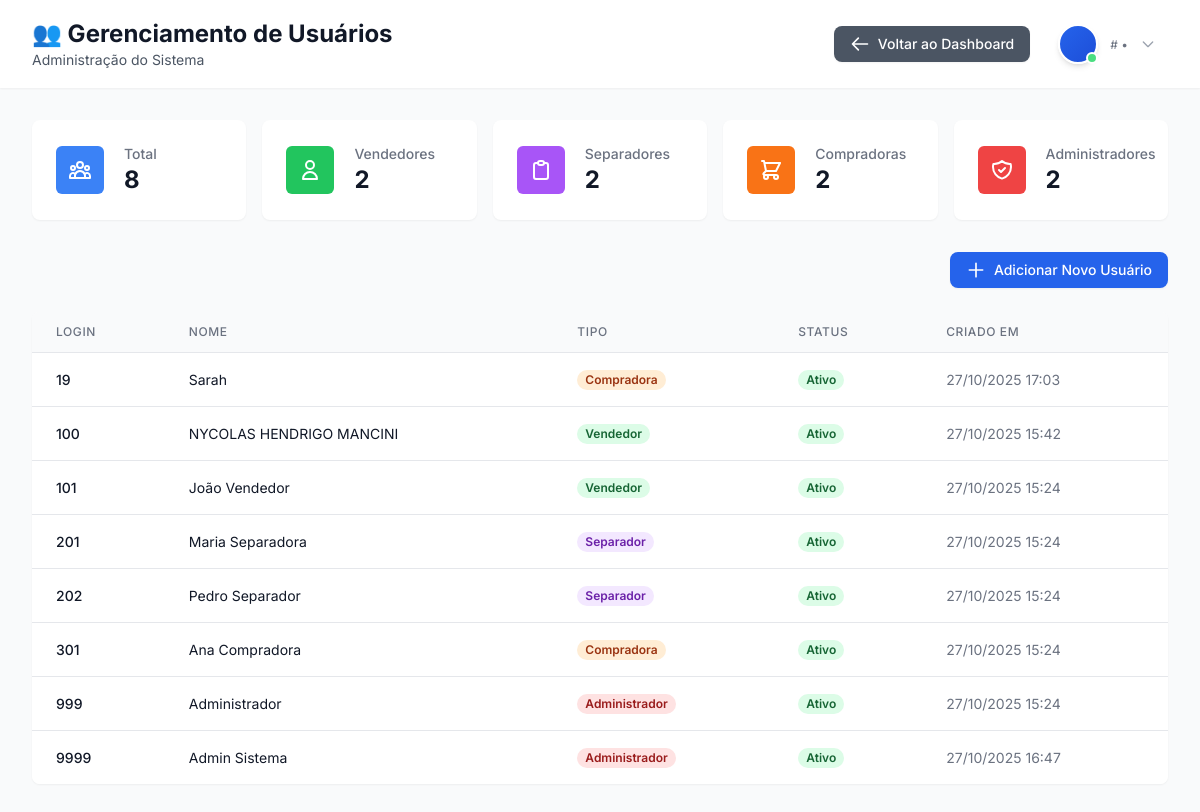
Screenshot of /usuarios/ (signed in) with the database file from the repository.
### core/models.py (models this page shows, shortened)
class Usuario(AbstractBaseUser):
    numero_login = models.IntegerField(
        unique=True,
        verbose_name='Número de Login',
        help_text='Número único para identificação do usuário'
    )
    nome = models.CharField(
        max_length=200,
        verbose_name='Nome Completo'
    )
    tipo = models.CharField(
        max_length=20,
        choices=TipoUsuario.choices,
        default=TipoUsuario.SEPARADOR,
        verbose_name='Tipo de Usuário'
    )
    ativo = models.BooleanField(
        default=True,
        verbose_name='Ativo'
    )
    is_admin = models.BooleanField(
        default=False,
        verbose_name='Administrador'
    )
    criado_em = models.DateTimeField(
        auto_now_add=True,
        verbose_name='Criado em'
    )
    atualizado_em = models.DateTimeField(
        auto_now=True,
        verbose_name='Atualizado em'
    )
    objects = UsuarioManager()
    USERNAME_FIELD = 'numero_login'
    REQUIRED_FIELDS = ['nome']
    class Meta:
        verbose_name = 'Usuário'
        verbose_name_plural = 'Usuários'
        ordering = ['numero_login']

### core/presentation/web/views.py (the view)
# urls.py: path('usuarios/', AdminPanelView.as_view(), name='admin_panel'),  # Painel Admin
@method_decorator(login_required, name='dispatch')
class AdminPanelView(View):
    template_name = 'admin_panel.html'
    def dispatch(self, request, *args, **kwargs):
        usuario = Usuario.objects.get(id=request.session.get('usuario_id'))
        if not usuario.is_admin:
            messages.error(request, 'Acesso negado. Apenas administradores podem acessar esta página.')
            return redirect('dashboard')
        return super().dispatch(request, *args, **kwargs)
    def get(self, request):
        usuarios = Usuario.objects.all().order_by('numero_login')
        total_usuarios = usuarios.count()
        por_tipo = {
            'VENDEDOR': usuarios.filter(tipo='VENDEDOR').count(),
            'SEPARADOR': usuarios.filter(tipo='SEPARADOR').count(),
            'COMPRADORA': usuarios.filter(tipo='COMPRADORA').count(),
            'ADMINISTRADOR': usuarios.filter(tipo='ADMINISTRADOR').count(),
        }
        context = {
            'usuarios': usuarios,
            'total_usuarios': total_usuarios,
            'estatisticas': por_tipo,
        }
        return render(request, self.template_name, context)

### templates/admin_panel.html (shortened to what this page needs)
{% extends "base.html" %}
{% block content %}
<div class="min-h-screen bg-gray-50">
    <header class="bg-white shadow-sm">
        <div class="max-w-7xl mx-auto px-4 sm:px-6 lg:px-8 py-4">
            <div class="flex justify-between items-center">
                <div>
                    <h1 class="text-2xl font-bold text-gray-900">👥 Gerenciamento de Usuários</h1>
                    <p class="text-sm text-gray-600">Administração do Sistema</p>
                </div>
                <div class="flex items-center space-x-4">
                    <a href="{% url 'dashboard' %}" class="inline-flex items-center px-4 py-2 bg-gray-600 text-white text-sm font-medium rounded-lg hover:bg-gray-700 transition-colors shadow-sm">
                        <svg class="w-5 h-5 mr-2" fill="none" stroke="currentColor" viewBox="0 0 24 24">
                            <path stroke-linecap="round" stroke-linejoin="round" stroke-width="2" d="M10 19l-7-7m0 0l7-7m-7 7h18"></path>
                        </svg>
                        Voltar ao Dashboard
                    </a>
                    {% include "partials/_user_dropdown.html" %}
                </div>
            </div>
        </div>
    </header>
    <main class="max-w-7xl mx-auto px-4 sm:px-6 lg:px-8 py-8">
        <div class="grid grid-cols-1 md:grid-cols-5 gap-4 mb-8">
            <div class="bg-white rounded-lg shadow-sm p-6">
                <div class="flex items-center">
                    <div class="flex-shrink-0 bg-blue-500 rounded-md p-3">
                    </div>
                    <div class="ml-5">
                        <p class="text-sm font-medium text-gray-500">Total</p>
                        <p class="text-2xl font-bold text-gray-900">{{ total_usuarios }}</p>
                    </div>
                </div>
            </div>
            <div class="bg-white rounded-lg shadow-sm p-6">
                <div class="flex items-center">
                    <div class="flex-shrink-0 bg-green-500 rounded-md p-3">
                        <svg class="h-6 w-6 text-white" fill="none" viewBox="0 0 24 24" stroke="currentColor">
                            <path stroke-linecap="round" stroke-linejoin="round" stroke-width="2" d="M16 7a4 4 0 11-8 0 4 4 0 018 0zM12 14a7 7 0 00-7 7h14a7 7 0 00-7-7z" />
                        </svg>
                    </div>
                    <div class="ml-5">
                        <p class="text-sm font-medium text-gray-500">Vendedores</p>
                        <p class="text-2xl font-bold text-gray-900">{{ estatisticas.VENDEDOR }}</p>
                    </div>
                </div>
            </div>
            <div class="bg-white rounded-lg shadow-sm p-6">
                <div class="flex items-center">
                    <div class="flex-shrink-0 bg-purple-500 rounded-md p-3">
                        <svg class="h-6 w-6 text-white" fill="none" viewBox="0 0 24 24" stroke="currentColor">
                            <path stroke-linecap="round" stroke-linejoin="round" stroke-width="2" d="M9 5H7a2 2 0 00-2 2v12a2 2 0 002 2h10a2 2 0 002-2V7a2 2 0 00-2-2h-2M9 5a2 2 0 002 2h2a2 2 0 002-2M9 5a2 2 0 012-2h2a2 2 0 012 2" />
                        </svg>
                    </div>
                    <div class="ml-5">
                        <p class="text-sm font-medium text-gray-500">Separadores</p>
                        <p class="text-2xl font-bold text-gray-900">{{ estatisticas.SEPARADOR }}</p>
                    </div>
                </div>
            </div>
            <div class="bg-white rounded-lg shadow-sm p-6">
                <div class="flex items-center">
                    <div class="flex-shrink-0 bg-orange-500 rounded-md p-3">
                        <svg class="h-6 w-6 text-white" fill="none" viewBox="0 0 24 24" stroke="currentColor">
                            <path stroke-linecap="round" stroke-linejoin="round" stroke-width="2" d="M3 3h2l.4 2M7 13h10l4-8H5.4M7 13L5.4 5M7 13l-2.293 2.293c-.63.63-.184 1.707.707 1.707H17m0 0a2 2 0 100 4 2 2 0 000-4zm-8 2a2 2 0 11-4 0 2 2 0 014 0z" />
                        </svg>
                    </div>
                    <div class="ml-5">
                        <p class="text-sm font-medium text-gray-500">Compradoras</p>
                        <p class="text-2xl font-bold text-gray-900">{{ estatisticas.COMPRADORA }}</p>
                    </div>
                </div>
            </div>
            <div class="bg-white rounded-lg shadow-sm p-6">
                <div class="flex items-center">
                    <div class="flex-shrink-0 bg-red-500 rounded-md p-3">
                    </div>
                    <div class="ml-5">
                        <p class="text-sm font-medium text-gray-500">Administradores</p>
                        <p class="text-2xl font-bold text-gray-900">{{ estatisticas.ADMINISTRADOR }}</p>
                    </div>
                </div>
            </div>
        </div>
        <div class="mb-6 flex justify-end">
            <a href="{% url 'criar_usuario' %}" class="inline-flex items-center px-4 py-2 bg-blue-600 text-white text-sm font-medium rounded-lg hover:bg-blue-700 transition-colors shadow-sm">
                <svg class="w-5 h-5 mr-2" fill="none" stroke="currentColor" viewBox="0 0 24 24">
                    <path stroke-linecap="round" stroke-linejoin="round" stroke-width="2" d="M12 4v16m8-8H4"></path>
                </svg>
                Adicionar Novo Usuário
            </a>
        </div>
        <div class="bg-white rounded-lg shadow-sm overflow-hidden">
            <table class="min-w-full divide-y divide-gray-200">
                <thead class="bg-gray-50">
                    <tr>
                        <th class="px-6 py-3 text-left text-xs font-medium text-gray-500 uppercase tracking-wider">Login</th>
                        <th class="px-6 py-3 text-left text-xs font-medium text-gray-500 uppercase tracking-wider">Nome</th>
                        <th class="px-6 py-3 text-left text-xs font-medium text-gray-500 uppercase tracking-wider">Tipo</th>
                        <th class="px-6 py-3 text-left text-xs font-medium text-gray-500 uppercase tracking-wider">Status</th>
                        <th class="px-6 py-3 text-left text-xs font-medium text-gray-500 uppercase tracking-wider">Criado em</th>
                    </tr>
                </thead>
                <tbody class="bg-white divide-y divide-gray-200">
                    {% for u in usuarios %}
                    <tr class="hover:bg-gray-50">
                        <td class="px-6 py-4 whitespace-nowrap text-sm font-medium text-gray-900">{{ u.numero_login }}</td>
                        <td class="px-6 py-4 whitespace-nowrap text-sm text-gray-900">{{ u.nome }}</td>
                        <td class="px-6 py-4 whitespace-nowrap text-sm">
                            {% if u.tipo == 'VENDEDOR' %}
                                <span class="px-2 inline-flex text-xs leading-5 font-semibold rounded-full bg-green-100 text-green-800">
                                    Vendedor
                                </span>
                            {% elif u.tipo == 'SEPARADOR' %}
                                <span class="px-2 inline-flex text-xs leading-5 font-semibold rounded-full bg-purple-100 text-purple-800">
                                    Separador
                                </span>
                            {% elif u.tipo == 'COMPRADORA' %}
                                <span class="px-2 inline-flex text-xs leading-5 font-semibold rounded-full bg-orange-100 text-orange-800">
                                    Compradora
                                </span>
                            {% elif u.tipo == 'ADMINISTRADOR' %}
                                <span class="px-2 inline-flex text-xs leading-5 font-semibold rounded-full bg-red-100 text-red-800">
                                    Administrador
                                </span>
                            {% endif %}
                        </td>
                        <td class="px-6 py-4 whitespace-nowrap text-sm">
                            {% if u.ativo %}
                                <span class="px-2 inline-flex text-xs leading-5 font-semibold rounded-full bg-green-100 text-green-800">
                                    Ativo
                                </span>
                            {% else %}
                                <span class="px-2 inline-flex text-xs leading-5 font-semibold rounded-full bg-gray-100 text-gray-800">
                                    Inativo
                                </span>
                            {% endif %}
                        </td>
                        <td class="px-6 py-4 whitespace-nowrap text-sm text-gray-500">
                            {{ u.criado_em|date:"d/m/Y H:i" }}
                        </td>
                    </tr>
                    {% empty %}
                    <tr>
                        <td colspan="5" class="px-6 py-4 text-center text-sm text-gray-500">
                            Nenhum usuário encontrado.
                        </td>
                    </tr>
                    {% endfor %}
                </tbody>
            </table>
        </div>
    </main>
</div>
{% endblock %}

### templates/base.html (shortened to what this page needs)
<!DOCTYPE html>
<html lang="pt-BR">
<head>
    <script src="https://cdn.tailwindcss.com"></script>
</head>
<body class="bg-gray-50 min-h-screen">
    {% block content %}{% endblock %}
</body>
</html>

### templates/partials/_user_dropdown.html (shortened to what this page needs)
<div class="relative" x-data="{ open: false }">
    <button
        @click="open = !open"
        @keydown.escape="open = false"
        type="button"
        class="w-full flex items-center space-x-3 px-3 py-2 rounded-lg hover:bg-gray-100 transition-all duration-200 focus:outline-none focus:ring-2 focus:ring-blue-500 focus:ring-offset-2 cursor-pointer"
    >
        <div class="relative pointer-events-none">
            <div class="w-10 h-10 rounded-full bg-gradient-to-br from-blue-600 to-blue-700 flex items-center justify-center text-white font-semibold text-sm shadow-md border-2 border-white">
            </div>
            <span class="absolute bottom-0 right-0 block h-3 w-3 rounded-full bg-green-400 border-2 border-white"></span>
        </div>
        <div class="text-left pointer-events-none">
            <p class="text-xs text-gray-500 leading-tight">#{{ usuario.numero_login }} • {{ usuario.tipo }}</p>
        </div>
        <svg
            class="w-4 h-4 text-gray-400 transition-transform duration-200 pointer-events-none"
            :class="{ 'rotate-180': open }"
            fill="none"
            stroke="currentColor"
            viewBox="0 0 24 24"
        >
            <path stroke-linecap="round" stroke-linejoin="round" stroke-width="2" d="M19 9l-7 7-7-7"></path>
        </svg>
    </button>
</div>

### templates/base.html (style rules this page uses)
body { font-family: 'Inter', sans-serif; }
* { transition-timing-function: cubic-bezier(0.4, 0.0, 0.2, 1); }

### rows the page displays
Usuario: numero_login "19", nome "Sarah", tipo "Compradora", ativo "Ativo", criado_em "27/10/2025 17:03"
Usuario: numero_login "100", nome "NYCOLAS HENDRIGO MANCINI", tipo "Vendedor", ativo "Ativo", criado_em "27/10/2025 15:42"
Usuario: numero_login "101", nome "João Vendedor", tipo "Vendedor", ativo "Ativo", criado_em "27/10/2025 15:24"
Usuario: numero_login "201", nome "Maria Separadora", tipo "Separador", ativo "Ativo", criado_em "27/10/2025 15:24"
Usuario: numero_login "202", nome "Pedro Separador", tipo "Separador", ativo "Ativo", criado_em "27/10/2025 15:24"
Usuario: numero_login "301", nome "Ana Compradora", tipo "Compradora", ativo "Ativo", criado_em "27/10/2025 15:24"
Usuario: numero_login "999", nome "Administrador", tipo "Administrador", ativo "Ativo", criado_em "27/10/2025 15:24"
Usuario: numero_login "9999", nome "Admin Sistema", tipo "Administrador", ativo "Ativo", criado_em "27/10/2025 16:47"

### other values shown
{{ total_usuarios }} "8"
{{ estatisticas.VENDEDOR }} "2"
{{ estatisticas.SEPARADOR }} "2"
{{ estatisticas.COMPRADORA }} "2"
{{ estatisticas.ADMINISTRADOR }} "2"
